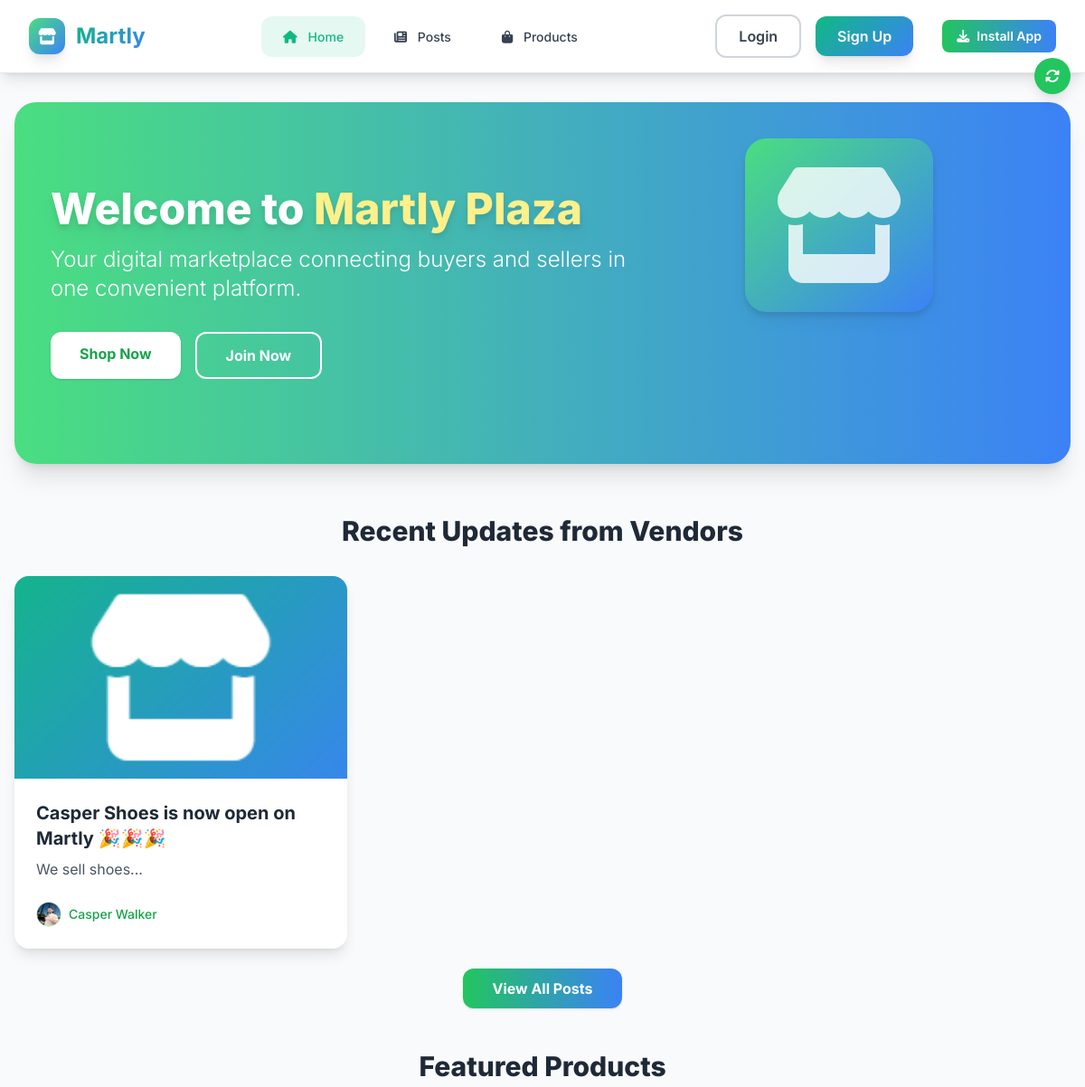
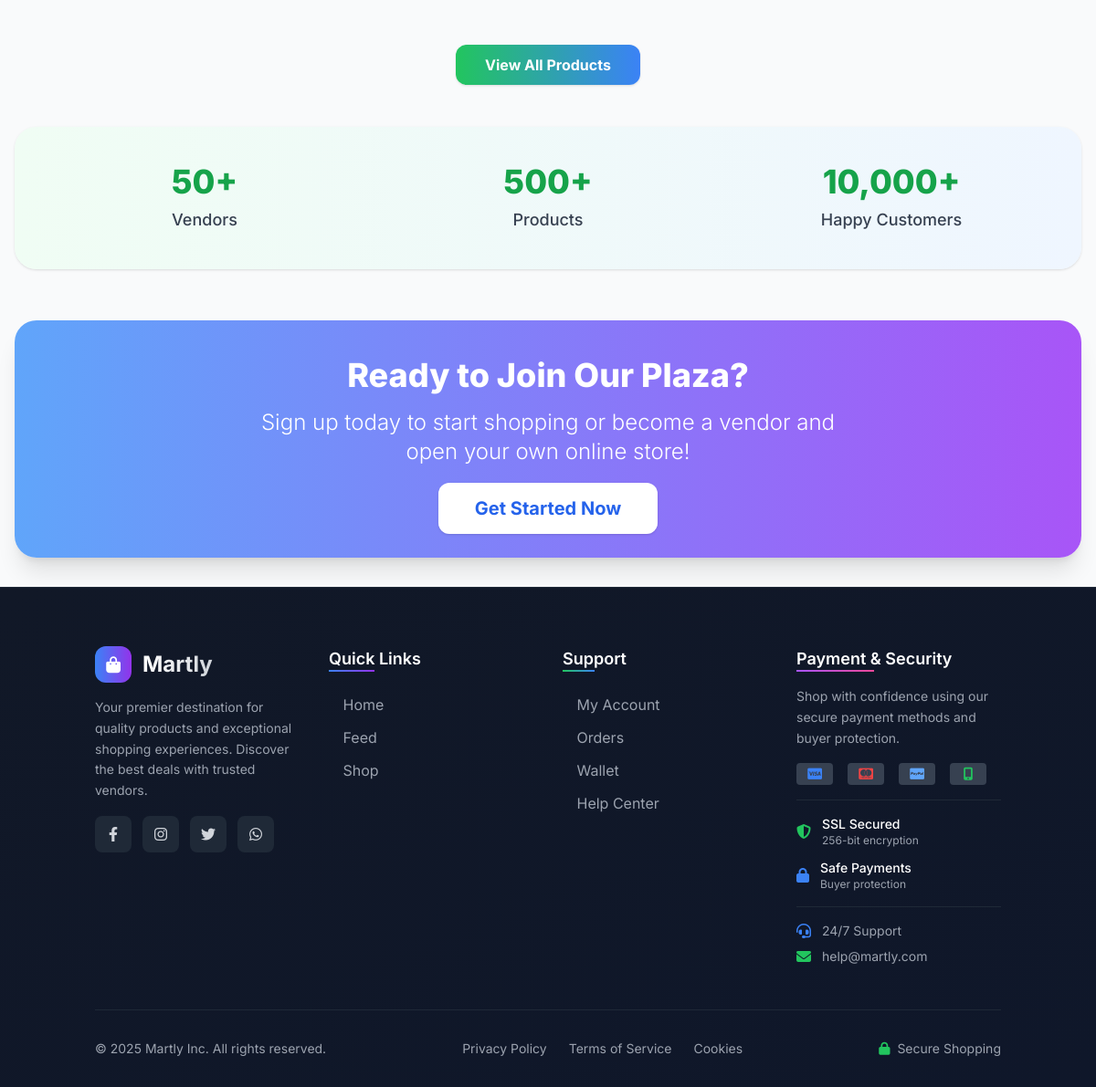
The page / on the database its author committed (2 pictures, top to bottom).
### tables this page shows
CREATE TABLE `posts` (
  `id` int(11) NOT NULL,
  `company_id` int(11) NOT NULL,
  `title` varchar(255) NOT NULL,
  `content` text DEFAULT NULL,
  `media_url` varchar(255) DEFAULT NULL,
  `media_filename` varchar(255) DEFAULT NULL,
  `media_type` enum('image','video') DEFAULT 'image',
  `created_at` timestamp NOT NULL DEFAULT current_timestamp(),
  `updated_at` timestamp NOT NULL DEFAULT current_timestamp() ON UPDATE current_timestamp()
);

CREATE TABLE `companies` (
  `id` int(11) NOT NULL,
  `user_id` int(11) NOT NULL,
  `name` varchar(100) NOT NULL,
  `description` text DEFAULT NULL,
  `logo` varchar(255) DEFAULT NULL,
  `banner` varchar(255) DEFAULT NULL,
  `contact_email` varchar(100) DEFAULT NULL,
  `phone` varchar(20) DEFAULT NULL,
  `address` text DEFAULT NULL,
  `whatsapp_url` varchar(255) DEFAULT NULL,
  `instagram_url` varchar(255) DEFAULT NULL,
  `created_at` timestamp NOT NULL DEFAULT current_timestamp(),
  `updated_at` timestamp NOT NULL DEFAULT current_timestamp() ON UPDATE current_timestamp(),
  `subscription_status` enum('active','expired','pending') DEFAULT 'pending',
  `subscription_expiry` datetime DEFAULT NULL
);

### includes/config.php (called while the page is built, shortened)
<?php
function isLoggedIn()
{
    return isset($_SESSION['user_id']);
}

### index.php (the view, shortened to what this page needs)
<?php
require_once 'includes/config.php';
$stmt = $pdo->query("
    SELECT p.*, c.name as company_name, c.logo as company_logo, u.username
    FROM posts p
    JOIN companies c ON p.company_id = c.id
    JOIN users u ON c.user_id = u.id
    ORDER BY p.created_at DESC
    LIMIT 6
");
$recentPostsAll = $stmt->fetchAll();
shuffle($recentPostsAll);
$recentPosts = array_slice($recentPostsAll, 0, 3);
?>
<?php require_once 'includes/header.php'; ?>
<div class="max-w-7xl mx-auto px-4 py-8">
    <section class="bg-gradient-to-r from-green-400 to-blue-500 rounded-3xl p-10 text-white mb-14 shadow-xl flex flex-col md:flex-row items-center justify-between">
        <div class="max-w-2xl">
            <h1 class="text-5xl font-extrabold mb-4 drop-shadow-lg">Welcome to <span class="text-yellow-200">Martly Plaza</span></h1>
            <p class="text-2xl mb-8 font-light">Your digital marketplace connecting buyers and sellers in one convenient platform.</p>
            <div class="flex flex-wrap gap-4">
                <a href="/online-plaza/products/index.php" class="bg-white text-green-600 px-8 py-3 rounded-xl font-bold shadow hover:bg-gray-100 transition duration-300">Shop Now</a>
                <?php if (!isLoggedIn()): ?>
                    <a href="/online-plaza/auth/register.php" class="bg-transparent border-2 border-white text-white px-8 py-3 rounded-xl font-bold hover:bg-white hover:text-green-600 transition duration-300">Join Now</a>
                <?php endif; ?>
            </div>
        </div>
        <div class="hidden md:block flex items-center justify-center w-80 h-80">
            <i class="fas fa-store text-[8rem] text-white/80 drop-shadow-lg bg-gradient-to-br from-green-400 to-blue-500 rounded-3xl p-8"></i>
        </div>
    </section>
    <section class="mb-14">
        <h2 class="text-3xl font-extrabold mb-8 text-gray-800 text-center">Recent Updates from Vendors</h2>
        <div class="grid grid-cols-1 md:grid-cols-3 gap-8">
            <?php foreach ($recentPosts as $post): ?>
                <div class="bg-white rounded-2xl shadow-lg overflow-hidden hover:shadow-2xl transition duration-300 flex flex-col">
                    <?php if (!empty($post['media_url'])): ?>
                        <div class="h-56 bg-gray-200 flex items-center justify-center">
                            <?php if ($post['media_type'] === 'image'): ?>
                                <img src="<?php echo htmlspecialchars($post['media_url']); ?>" alt="<?php echo htmlspecialchars($post['title']); ?>" class="h-full w-full object-cover">
                            <?php endif; ?>
                        </div>
                    <?php else: ?>
                        <div class="h-56 bg-gradient-to-br from-green-100 to-blue-100 flex items-center justify-center">
                            <i class="fas fa-image text-5xl text-green-300"></i>
                        </div>
                    <?php endif; ?>
                    <div class="p-6 flex-1 flex flex-col">
                        <h3 class="font-bold text-xl mb-2 text-gray-800"><?php echo htmlspecialchars($post['title']); ?></h3>
                        <p class="text-gray-600 text-base mb-4 flex-1"><?php echo substr(htmlspecialchars($post['content']), 0, 100); ?>...</p>
                        <div class="flex items-center justify-between mt-2">
                            <a href="/online-plaza/company/index.php?id=<?php echo $post['company_id']; ?>" class="flex items-center space-x-2 text-green-600 hover:text-green-800 text-sm font-medium">
                                <?php if (!empty($post['company_logo'])): ?>
                                    <img src="<?php echo htmlspecialchars($post['company_logo']); ?>" alt="Logo" class="w-7 h-7 rounded-full border border-green-200">
                                <?php endif; ?>
                                <span><?php echo htmlspecialchars($post['company_name']); ?></span>
                            </a>
                        </div>
                    </div>
                </div>
            <?php endforeach; ?>
        </div>
        <div class="text-center mt-8">
            <a href="/online-plaza/posts/index.php" class="bg-gradient-to-r from-green-500 to-blue-500 text-white px-8 py-3 rounded-xl font-bold shadow hover:from-green-600 hover:to-blue-600 transition duration-300">View All Posts</a>
        </div>
    </section>
    <section class="mb-14">
        <h2 class="text-3xl font-extrabold mb-8 text-gray-800 text-center">Featured Products</h2>
        <div class="text-center mt-8">
            <a href="/online-plaza/products/index.php" class="bg-gradient-to-r from-green-500 to-blue-500 text-white px-8 py-3 rounded-xl font-bold shadow hover:from-green-600 hover:to-blue-600 transition duration-300">View All Products</a>
        </div>
    </section>
    <section class="bg-gradient-to-r from-green-50 to-blue-50 rounded-3xl p-10 mb-14 shadow">
        <div class="grid grid-cols-1 md:grid-cols-3 gap-10 text-center">
            <div>
                <h3 class="text-4xl font-extrabold text-green-600 mb-2">50+</h3>
                <p class="text-gray-700 text-lg font-medium">Vendors</p>
            </div>
            <div>
                <h3 class="text-4xl font-extrabold text-green-600 mb-2">500+</h3>
                <p class="text-gray-700 text-lg font-medium">Products</p>
            </div>
            <div>
                <h3 class="text-4xl font-extrabold text-green-600 mb-2">10,000+</h3>
                <p class="text-gray-700 text-lg font-medium">Happy Customers</p>
            </div>
        </div>
    </section>
    <?php if (!isLoggedIn()): ?>
        <section class="bg-gradient-to-r from-blue-400 to-purple-500 rounded-3xl p-10 text-white text-center shadow-xl">
            <h2 class="text-4xl font-extrabold mb-4">Ready to Join Our Plaza?</h2>
            <p class="text-2xl mb-8 max-w-2xl mx-auto font-light">Sign up today to start shopping or become a vendor and open your own online store!</p>
            <a href="/online-plaza/auth/register.php" class="bg-white text-blue-600 px-10 py-4 rounded-xl font-bold text-xl hover:bg-gray-100 transition duration-300 shadow">Get Started Now</a>
        </section>
    <?php endif; ?>
</div>
<?php require_once 'includes/footer.php'; ?>

### includes/header.php (style rules this page uses)
* { font-family: 'Inter', sans-serif; }

### rows shown on the page
posts: media_url (picture), title "Casper Shoes is now open on Martly 🎉🎉🎉", content "We sell shoes", company.logo (picture), company.name "Casper Walker"
